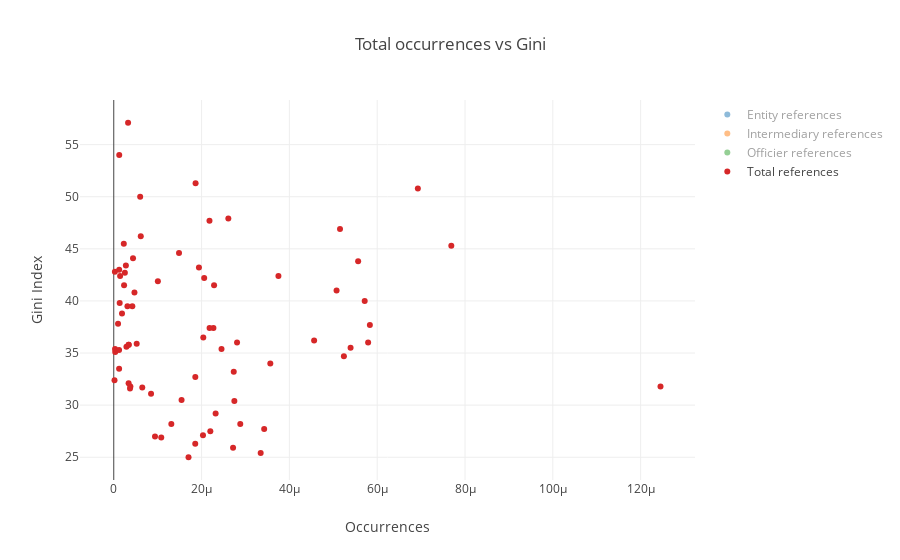

The code cell stored with this chart in its notebook:
### Code cell
data = list(map(lambda d: remove_outliers(d, 'Gini', 'counts_normalized'), gini_data))
plot_all_entity(data, 'counts_normalized', 'Gini', nodes_types_desc, 3, 'Total occurrences vs Gini', 'Occurrences', 'Gini Index', 'scatter_gini_count_outlier.html')

### Figure 1 — Plotly figure (JSON) as saved in the notebook; plotly's stock layout.template omitted (floating-point values rounded to 4 significant figures)
{"data": [{"mode": "markers", "name": "Entity references", "text": ["Angola", "Albania", "Argentina", "Australia", "Austria", "Azerbaijan", "Belgium", "Bangladesh", "Bulgaria", "Belarus", "Bolivia", "Brazil", "Central African Republic", "Canada", "Chile", "China", "Côte d'Ivoire", "Cameroon", "Colombia", "Czech Republic", "Germany", "Djibouti", "Denmark", "Dominican Republic", "Egypt", "Spain", "Finland", "France", "Georgia", "Ghana", "Greece", "Honduras", "Croatia", "Haiti", "Hungary", "Indonesia", "India", "Iran", "Iceland", "Italy", "Jamaica", "Japan", "Kazakhstan", "Kenya", "South Korea", "Liberia", "Sri Lanka", "Lesotho", "Lithuania", "Morocco", "Moldova", "Mexico", "Macedonia", "Mali", "Montenegro", "Mozambique", "Malawi", "Malaysia", "Namibia", "Nigeria", "Nicaragua", "Netherlands", "Norway", "Pakistan", "Peru", "Portugal", "Paraguay", "Romania", "Russia", "Sudan", "Senegal", "El Salvador", "Slovakia", "Slovenia", "Sweden", "Syria", "Chad", "Thailand", "Tunisia", "Turkey", "Tanzania", "Uganda", "Ukraine", "United States", "Uzbekistan", "Venezuela", "Viet Nam", "Vanuatu", "Yemen", "Zambia", "Zimbabwe"], "type": "scatter", "uid": "26fb6030-58ff-44ff-8508-801b06770446", "visible": "legendonly", "x": [3.715e-07, 6.923e-07, 6.282e-06, 3.999e-06, 2.808e-06, 8.39e-07, 5.264e-06, 1.255e-08, 6.921e-06, 1.689e-06, 8.994e-06, 6.851e-06, 2.215e-07, 9.765e-06, 7.948e-06, 2.355e-06, 9.32e-07, 4.496e-08, 3.879e-05, 3.23e-06, 2.136e-06, 1.096e-06, 2.481e-06, 4.67e-05, 4.139e-07, 2.509e-05, 1.19e-05, 4.298e-06, 2.683e-07, 1.113e-07, 2.038e-05, 2.724e-06, 7.078e-07, 7.567e-07, 9.122e-06, 1.097e-07, 1.623e-08, 5.101e-08, 4.582e-05, 5.692e-06, 1.398e-06, 1.886e-07, 2.314e-07, 5.432e-07, 1.576e-07, 2.278e-07, 1.444e-07, 4.66e-07, 1.125e-05, 1.195e-06, 5.624e-07, 5.233e-07, 9.627e-07, 4.716e-07, 2.091e-05, 1.102e-07, 5.859e-08, 1.191e-06, 8.435e-07, 1.19e-07, 1.995e-06, 1.05e-05, 2.725e-06, 1.617e-08, 1.679e-06, 2.336e-05, 1.938e-05, 3.516e-07, 2.918e-05, 2.65e-08, 2.062e-07, 3.725e-05, 1.845e-07, 1.018e-05, 5.672e-06, 2.083e-07, 8.106e-07, 1.408e-05, 3.589e-07, 1.311e-06, 5.743e-08, 2.575e-08, 6.052e-06, 9.623e-06, 1.626e-07, 2.437e-05, 7.564e-08, 1.545e-05, 3.81e-08, 1.28e-07, 5.191e-07], "y": [42.7, 29, 42.4, 34.7, 30.5, 16.6, 27.7, 32.4, 37.4, 27, 44.6, 51.3, 56.2, 34, 47.7, 42.2, 41.5, 46.6, 50.8, 25.9, 31.7, 44.1, 28.2, 45.3, 31.8, 36.2, 27.1, 32.7, 36.5, 42.4, 36, 50, 31.1, 41.1, 30.4, 39.5, 35.1, 38.8, 27.8, 35.4, 45.5, 32.1, 26.9, 40.8, 31.6, 33.2, 39.8, 54.2, 37.4, 39.5, 26.3, 43.4, 35.6, 33, 31.9, 54, 45.5, 41, 59.1, 43, 46.2, 28.2, 27.5, 33.5, 43.8, 35.5, 47.9, 35.9, 37.7, 35.4, 40.3, 40, 26.5, 25.4, 29.2, 35.8, 43.3, 36, 35.8, 41.9, 37.8, 42.8, 25, 41.5, 35.3, 46.9, 35.3, 37.6, 36.7, 57.1, 43.2]}, {"mode": "markers", "name": "Intermediary references", "text": ["Angola", "Argentina", "Australia", "Austria", "Belgium", "Bangladesh", "Bulgaria", "Belarus", "Bolivia", "Brazil", "Canada", "Chile", "China", "Côte d'Ivoire", "Colombia", "Czech Republic", "Germany", "Djibouti", "Denmark", "Dominican Republic", "Egypt", "Spain", "Estonia", "Finland", "France", "Georgia", "Ghana", "Greece", "Honduras", "Croatia", "Hungary", "Indonesia", "India", "Ireland", "Iran", "Italy", "Jordan", "Japan", "Kazakhstan", "Kenya", "South Korea", "Lebanon", "Liberia", "Sri Lanka", "Lesotho", "Lithuania", "Latvia", "Morocco", "Moldova", "Mexico", "Macedonia", "Mozambique", "Malawi", "Malaysia", "Nigeria", "Nicaragua", "Netherlands", "Norway", "Pakistan", "Peru", "Portugal", "Paraguay", "Romania", "Russia", "Sudan", "El Salvador", "Slovenia", "Sweden", "Syria", "Thailand", "Tunisia", "Turkey", "Tanzania", "Uganda", "Ukraine", "United States", "Venezuela", "Viet Nam", "Vanuatu", "Zambia", "Zimbabwe"], "type": "scatter", "uid": "87a884ce-8f13-4394-a0b8-8e997c19a305", "visible": "legendonly", "x": [3.715e-08, 2.071e-06, 1.659e-06, 1.872e-06, 3.122e-06, 6.273e-09, 9.69e-07, 2.111e-07, 1.799e-06, 1.954e-06, 2.702e-06, 3.69e-06, 1.854e-07, 4.438e-08, 4.75e-06, 9.501e-07, 8.273e-07, 1.096e-06, 1.595e-06, 5.766e-06, 2.069e-07, 4.174e-06, 6.846e-06, 2.197e-06, 1.478e-06, 2.683e-07, 7.418e-08, 6.243e-06, 1.135e-06, 7.078e-07, 1.115e-06, 5.487e-08, 3.864e-09, 7.729e-06, 1.275e-08, 8.061e-07, 1.476e-06, 1.021e-07, 5.784e-08, 2.607e-07, 9.853e-08, 7.496e-06, 2.278e-07, 1.444e-07, 4.66e-07, 6.82e-07, 5.517e-06, 5.828e-08, 2.812e-07, 2.576e-07, 9.627e-07, 1.102e-07, 5.859e-08, 4.962e-07, 4.534e-08, 1.663e-06, 2.905e-06, 1.947e-06, 1.617e-08, 7.103e-07, 3.077e-06, 1.374e-06, 2.009e-07, 5.076e-07, 2.65e-08, 4.776e-06, 1.94e-06, 2.269e-06, 2.083e-07, 2.689e-06, 2.692e-07, 2.337e-07, 3.829e-08, 2.575e-08, 2.872e-07, 1.893e-06, 5.856e-06, 6.483e-08, 7.726e-06, 1.28e-07, 3.244e-07], "y": [42.7, 42.4, 34.7, 30.5, 27.7, 32.4, 37.4, 27, 44.6, 51.3, 34, 47.7, 42.2, 41.5, 50.8, 25.9, 31.7, 44.1, 28.2, 45.3, 31.8, 36.2, 32.7, 27.1, 32.7, 36.5, 42.4, 36, 50, 31.1, 30.4, 39.5, 35.1, 31.8, 38.8, 35.4, 33.7, 32.1, 26.9, 40.8, 31.6, 31.8, 33.2, 39.8, 54.2, 37.4, 34.2, 39.5, 26.3, 43.4, 35.6, 54, 45.5, 41, 43, 46.2, 28.2, 27.5, 33.5, 43.8, 35.5, 47.9, 35.9, 37.7, 35.4, 40, 25.4, 29.2, 35.8, 36, 35.8, 41.9, 37.8, 42.8, 25, 41.5, 46.9, 35.3, 37.6, 57.1, 43.2]}, {"mode": "markers", "name": "Officier references", "text": ["Angola", "Albania", "Argentina", "Armenia", "Australia", "Austria", "Belgium", "Benin", "Burkina Faso", "Bangladesh", "Bulgaria", "Bosnia and Herzegovina", "Belarus", "Bolivia", "Brazil", "Central African Republic", "Canada", "Chile", "China", "Côte d'Ivoire", "Cameroon", "DR Congo", "Colombia", "Cape Verde", "Czech Republic", "Germany", "Djibouti", "Denmark", "Dominican Republic", "Algeria", "Ecuador", "Egypt", "Spain", "Ethiopia", "Finland", "Fiji", "France", "Gabon", "Georgia", "Ghana", "Guinea", "Gambia", "Guinea-Bissau", "Greece", "Guatemala", "Honduras", "Croatia", "Haiti", "Hungary", "Indonesia", "India", "Ireland", "Iran", "Iraq", "Italy", "Jamaica", "Jordan", "Japan", "Kazakhstan", "Kenya", "Kyrgyzstan", "South Korea", "Laos", "Liberia", "Sri Lanka", "Lithuania", "Latvia", "Morocco", "Moldova", "Madagascar", "Maldives", "Mexico", "Macedonia", "Mali", "Myanmar", "Montenegro", "Mongolia", "Mozambique", "Malawi", "Malaysia", "Niger", "Nigeria", "Nicaragua", "Netherlands", "Norway", "Nepal", "Pakistan", "Peru", "Papua New Guinea", "Portugal", "Paraguay", "Palestine", "Romania", "Russia", "Rwanda", "Sudan", "Senegal", "Solomon Islands", "Sierra Leone", "El Salvador", "Slovakia", "Slovenia", "Sweden", "Swaziland", "Syria", "Chad", "Togo", "Thailand", "Tajikistan", "Tunisia", "Turkey", "Tanzania", "Uganda", "Ukraine", "United States", "Uzbekistan", "Venezuela", "Viet Nam", "Yemen", "Zambia", "Zimbabwe"], "type": "scatter", "uid": "8f19db00-c0a7-4ec9-8b0f-18fb04aa312e", "visible": "legendonly", "x": [2.117e-06, 8.653e-06, 2.915e-05, 9.635e-06, 4.676e-05, 1.076e-05, 2.587e-05, 7.777e-07, 5.686e-08, 1.506e-07, 1.481e-05, 1.122e-06, 7.494e-06, 4.071e-06, 9.833e-06, 9.302e-06, 2.319e-05, 1.016e-05, 1.806e-05, 1.376e-06, 2.293e-06, 6.511e-07, 2.572e-05, 4.559e-05, 2.299e-05, 3.532e-06, 2.193e-06, 9.037e-06, 2.441e-05, 4.858e-07, 5.798e-05, 3.17e-06, 1.637e-05, 2.054e-08, 6.225e-06, 3.387e-06, 1.28e-05, 1.653e-05, 1.986e-05, 1.261e-06, 6.776e-07, 3.65e-06, 1.159e-06, 3.131e-05, 3.31e-05, 2.157e-06, 7.078e-06, 2.119e-05, 1.723e-05, 4.068e-06, 3.138e-07, 4.766e-05, 1.811e-06, 1.086e-06, 1.805e-05, 8.385e-06, 4.722e-05, 3.096e-06, 1.053e-05, 3.911e-06, 1.714e-07, 3.449e-06, 8.211e-06, 2.687e-05, 1.059e-06, 9.89e-06, 5.016e-05, 1.865e-06, 1.771e-05, 4.239e-07, 4.164e-05, 1.98e-06, 9.627e-07, 1.179e-06, 3.467e-07, 2.895e-05, 1.505e-05, 1.029e-06, 2.168e-06, 4.906e-05, 5.222e-08, 1.065e-06, 2.494e-06, 1.542e-05, 1.732e-05, 2.471e-07, 1.186e-06, 5.327e-05, 2.579e-07, 2.75e-05, 5.341e-06, 2.561e-06, 4.671e-06, 2.864e-05, 2.644e-07, 2.385e-07, 1.169e-06, 3.475e-06, 5.65e-07, 1.512e-05, 2.196e-05, 2.134e-05, 1.526e-05, 1.622e-05, 2.968e-06, 3.758e-06, 4.15e-07, 1.131e-05, 8.37e-07, 2.782e-06, 8.503e-06, 8.806e-07, 2.06e-07, 1.069e-05, 1.134e-05, 2.341e-06, 2.131e-05, 1.07e-06, 3.429e-07, 3.009e-06, 1.856e-05], "y": [42.7, 29, 42.4, 32.5, 34.7, 30.5, 27.7, 47.8, 35.3, 32.4, 37.4, 32.7, 27, 44.6, 51.3, 56.2, 34, 47.7, 42.2, 41.5, 46.6, 42.1, 50.8, 47.2, 25.9, 31.7, 44.1, 28.2, 45.3, 27.6, 45, 31.8, 36.2, 39.1, 27.1, 36.7, 32.7, 38, 36.5, 42.4, 33.7, 35.9, 50.7, 36, 48.3, 50, 31.1, 41.1, 30.4, 39.5, 35.1, 31.8, 38.8, 29.5, 35.4, 45.5, 33.7, 32.1, 26.9, 40.8, 26.8, 31.6, 36.4, 33.2, 39.8, 37.4, 34.2, 39.5, 26.3, 42.6, 38.4, 43.4, 35.6, 33, 38.1, 31.9, 32.3, 54, 45.5, 41, 34.3, 43, 46.2, 28.2, 27.5, 32.8, 33.5, 43.8, 41.9, 35.5, 47.9, 33.7, 35.9, 37.7, 45.1, 35.4, 40.3, 37.1, 34, 40, 26.5, 25.4, 29.2, 51.5, 35.8, 43.3, 43.1, 36, 34, 35.8, 41.9, 37.8, 42.8, 25, 41.5, 35.3, 46.9, 35.3, 36.7, 57.1, 43.2]}, {"mode": "markers", "name": "Total references", "text": ["Angola", "Argentina", "Australia", "Austria", "Belgium", "Bangladesh", "Bulgaria", "Belarus", "Bolivia", "Brazil", "Canada", "Chile", "China", "Côte d'Ivoire", "Colombia", "Czech Republic", "Germany", "Djibouti", "Denmark", "Dominican Republic", "Egypt", "Spain", "Finland", "France", "Georgia", "Ghana", "Greece", "Honduras", "Croatia", "Hungary", "Indonesia", "India", "Ireland", "Iran", "Italy", "Japan", "Kazakhstan", "Kenya", "South Korea", "Liberia", "Sri Lanka", "Lithuania", "Morocco", "Moldova", "Mexico", "Macedonia", "Mozambique", "Malawi", "Malaysia", "Nigeria", "Nicaragua", "Netherlands", "Norway", "Pakistan", "Peru", "Portugal", "Paraguay", "Romania", "Russia", "Sudan", "El Salvador", "Slovenia", "Sweden", "Syria", "Thailand", "Tunisia", "Turkey", "Tanzania", "Uganda", "Ukraine", "United States", "Venezuela", "Viet Nam", "Zambia", "Zimbabwe"], "type": "scatter", "uid": "c355927a-9d7a-431c-b629-a14973d0bf3d", "visible": true, "x": [2.526e-06, 3.75e-05, 5.242e-05, 1.545e-05, 3.426e-05, 1.694e-07, 2.27e-05, 9.394e-06, 1.486e-05, 1.864e-05, 3.565e-05, 2.18e-05, 2.06e-05, 2.352e-06, 6.926e-05, 2.717e-05, 6.495e-06, 4.385e-06, 1.311e-05, 7.688e-05, 3.79e-06, 4.563e-05, 2.032e-05, 1.858e-05, 2.039e-05, 1.446e-06, 5.793e-05, 6.016e-06, 8.494e-06, 2.747e-05, 4.233e-06, 3.339e-07, 0.0001245, 1.875e-06, 2.454e-05, 3.386e-06, 1.082e-05, 4.715e-06, 3.705e-06, 2.733e-05, 1.348e-06, 2.183e-05, 3.118e-06, 1.856e-05, 2.761e-06, 2.888e-06, 1.249e-06, 2.285e-06, 5.075e-05, 1.23e-06, 6.152e-06, 2.882e-05, 2.2e-05, 1.218e-06, 5.566e-05, 5.394e-05, 2.61e-05, 5.224e-06, 5.833e-05, 2.915e-07, 5.715e-05, 3.346e-05, 2.321e-05, 3.385e-06, 2.808e-05, 3.41e-06, 1.005e-05, 9.764e-07, 2.575e-07, 1.703e-05, 2.285e-05, 5.153e-05, 1.21e-06, 3.265e-06, 1.94e-05], "y": [42.7, 42.4, 34.7, 30.5, 27.7, 32.4, 37.4, 27, 44.6, 51.3, 34, 47.7, 42.2, 41.5, 50.8, 25.9, 31.7, 44.1, 28.2, 45.3, 31.8, 36.2, 27.1, 32.7, 36.5, 42.4, 36, 50, 31.1, 30.4, 39.5, 35.1, 31.8, 38.8, 35.4, 32.1, 26.9, 40.8, 31.6, 33.2, 39.8, 37.4, 39.5, 26.3, 43.4, 35.6, 54, 45.5, 41, 43, 46.2, 28.2, 27.5, 33.5, 43.8, 35.5, 47.9, 35.9, 37.7, 35.4, 40, 25.4, 29.2, 35.8, 36, 35.8, 41.9, 37.8, 42.8, 25, 41.5, 46.9, 35.3, 57.1, 43.2]}], "layout": {"hovermode": "closest", "title": "Total occurrences vs Gini", "xaxis": {"title": "Occurrences"}, "yaxis": {"title": "Gini Index"}}}
